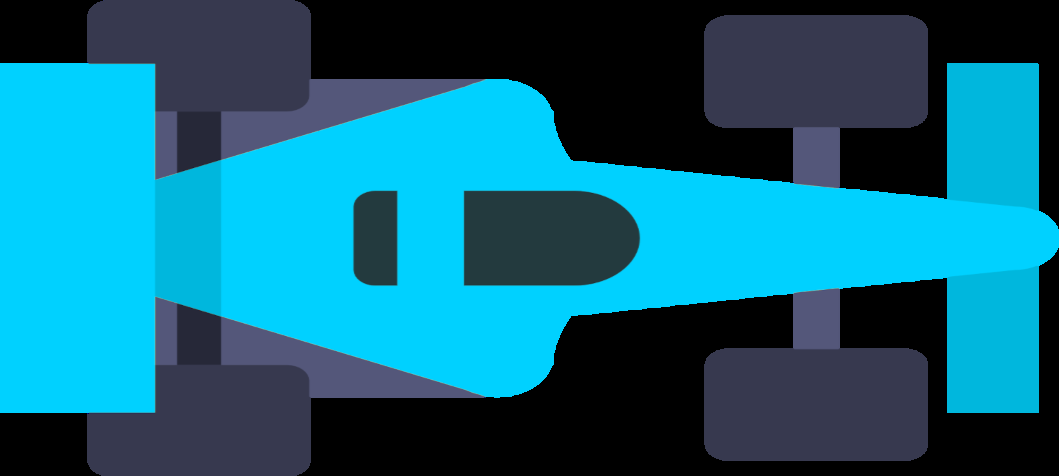
#> input picture major project/car.png, 1059 x 476 px
$ python -i 'canny_edge_lane detection.py'   (imports and definitions only)
#> lines starting #> are read from the running program, lines starting #| are printed output that depends on the picture; after the words box and inside, x2 and y2 are one past the last pixel; in counts of white or black regions, pixels touching at a corner belong together
import numpy as np
import cv2
from moviepy import editor

def region_selection(image):

    mask = np.zeros_like(image)
    if len(image.shape) > 2:
        channel_count = image.shape[2]
        ignore_mask_color = (255,) * channel_count
    else:

        ignore_mask_color = 255

    rows, cols = image.shape[:2]
    bottom_left = [cols * 0.1, rows * 0.95]
    top_left = [cols * 0.4, rows * 0.6]
    bottom_right = [cols * 0.9, rows * 0.95]
    top_right = [cols * 0.6, rows * 0.6]
    vertices = np.array([[bottom_left, top_left, top_right, bottom_right]], dtype=np.int32)

    cv2.fillPoly(mask, vertices, ignore_mask_color)
    masked_image = cv2.bitwise_and(image, mask)
    return masked_image


def hough_transform(image):
    rho = 1
    # Angle resolution of the accumulator in radians.
    theta = np.pi / 180
    # Only lines that are greater than threshold will be returned.
    threshold = 20
    # Line segments shorter than that are rejected.
    minLineLength = 20
    # Maximum allowed gap between points on the same line to link them
    maxLineGap = 500
    # function returns an array containing dimensions of straight lines
    # appearing in the input image
    return cv2.HoughLinesP(image, rho=rho, theta=theta, threshold=threshold,
                           minLineLength=minLineLength, maxLineGap=maxLineGap)


def average_slope_intercept(lines):

    left_lines = []  # (slope, intercept)
    left_weights = []  # (length,)
    right_lines = []  # (slope, intercept)
    right_weights = []  # (length,)

    for line in lines:
        for x1, y1, x2, y2 in line:
            if x1 == x2:
                continue
            # calculating slope of a line
            slope = (y2 - y1) / (x2 - x1)
            # calculating intercept of a line
            intercept = y1 - (slope * x1)
            # calculating length of a line
            length = np.sqrt(((y2 - y1) ** 2) + ((x2 - x1) ** 2))
            # slope of left lane is negative and for right lane slope is positive
            if slope < 0:
                left_lines.append((slope, intercept))
                left_weights.append((length))
            else:
                right_lines.append((slope, intercept))
                right_weights.append((length))
    #
    left_lane = np.dot(left_weights, left_lines) / np.sum(left_weights) if len(left_weights) > 0 else None
    right_lane = np.dot(right_weights, right_lines) / np.sum(right_weights) if len(right_weights) > 0 else None
    return left_lane, right_lane


def pixel_points(y1, y2, line):
    if line is None:
        return None
    slope, intercept = line
    x1 = int((y1 - intercept) / slope)
    x2 = int((y2 - intercept) / slope)
    y1 = int(y1)
    y2 = int(y2)
    return ((x1, y1), (x2, y2))


def lane_lines(image, lines):
    left_lane, right_lane = average_slope_intercept(lines)
    y1 = image.shape[0]
    y2 = y1 * 0.6
    left_line = pixel_points(y1, y2, left_lane)
    right_line = pixel_points(y1, y2, right_lane)
    return left_line, right_line


def draw_lane_lines(image, lines, color=[0, 0, 255], thickness=12):

    line_image = np.zeros_like(image)
    for line in lines:
        if line is not None:
            cv2.line(line_image, *line, color, thickness)
    return cv2.addWeighted(image, 1.0, line_image, 1.0, 0.0)


def frame_processor(image):

    # convert the RGB image to Gray scale
    grayscale = cv2.cvtColor(image, cv2.COLOR_BGR2GRAY)
    # applying gaussian Blur which removes noise from the image
    # and focuses on our region of interest
    # size of gaussian kernel
    kernel_size = 5
    # Applying gaussian blur to remove noise from the frames
    blur = cv2.GaussianBlur(grayscale, (kernel_size, kernel_size), 0)
    # first threshold for the hysteresis procedure
    low_t = 50
    # second threshold for the hysteresis procedure
    high_t = 150
    # applying canny edge detection and save edges in a variable
    edges = cv2.Canny(blur, low_t, high_t)
    # since we are getting too many edges from our image, we apply
    # a mask polygon to only focus on the road
    # Will explain Region selection in detail in further steps
    region = region_selection(edges)
    # Applying hough transform to get straight lines from our image
    # and find the lane lines
    # Will explain Hough Transform in detail in further steps
    hough = hough_transform(region)
    # lastly we draw the lines on our resulting frame and return it as output
    result = draw_lane_lines(image, lane_lines(image, hough), color=[0, 0, 255])  # Red color

    # Display the processed frame
    cv2.imshow('Processed Frame', result)
    cv2.waitKey(1)  # Add a small delay to display the frame

    return result


# driver function
def process_video(test_video, output_video):

    # read the video file using VideoFileClip without audio
    input_video = editor.VideoFileClip(test_video, audio=False)
    # apply the function "frame_processor" to each frame of the video
    # will give more detail about "frame_processor" in further steps
    # "processed" stores the output video
    processed = input_video.fl_image(frame_processor)
    # save the output video stream to an mp4 file
    processed.write_videofile(output_video, audio=False)


# calling driver function
# [1 line not run here, left out]

>>> import cv2
>>> picture = cv2.imread('car.png')
#> picture is the input picture: shape (476, 1059, 3); mean B, G, R 126, 101.7, 16.1
>>> result = frame_processor(picture)
#> in frame_processor, `grayscale = cv2.cvtColor(image, cv2.COLOR_BGR2GRAY)`:
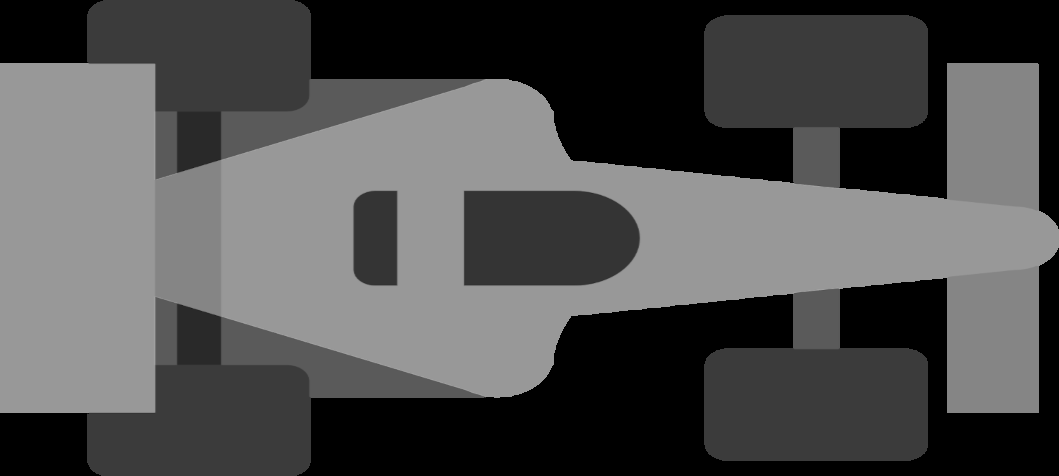
#> grayscale: shape (476, 1059); min 0, max 163, mean 79
#> in frame_processor, `edges = cv2.Canny(blur, low_t, high_t)`:
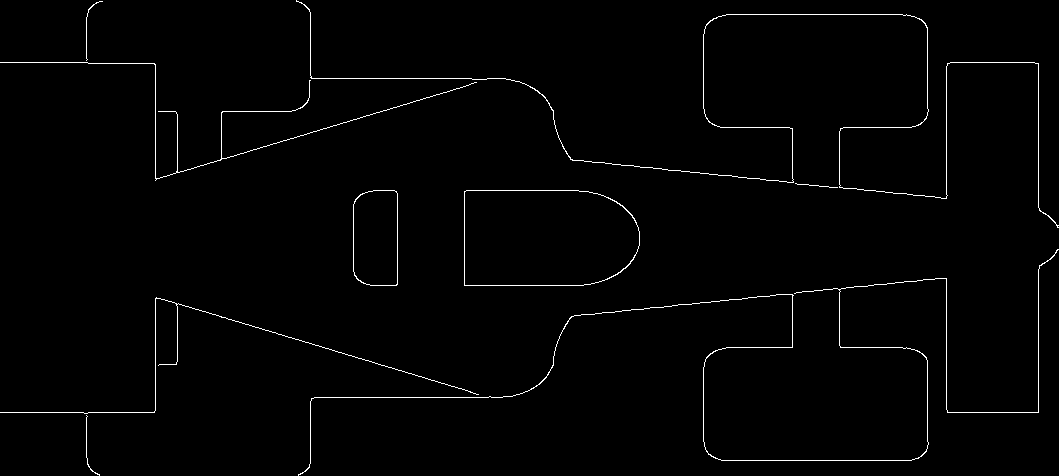
#> edges: shape (476, 1059); 1.2% white in thin lines or dots
#> in region_selection, `cv2.fillPoly(mask, vertices, ignore_mask_color)`:
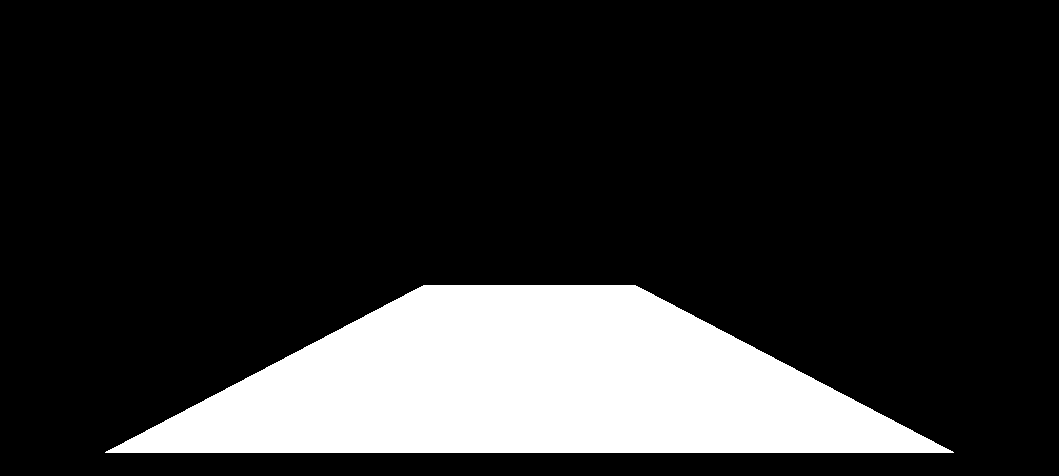
#> mask: shape (476, 1059); 17.7% white; 1 white region, box (x1, y1, x2, y2) and area: (105, 285, 954, 453) 89359
#> in region_selection, `masked_image = cv2.bitwise_and(image, mask)`:
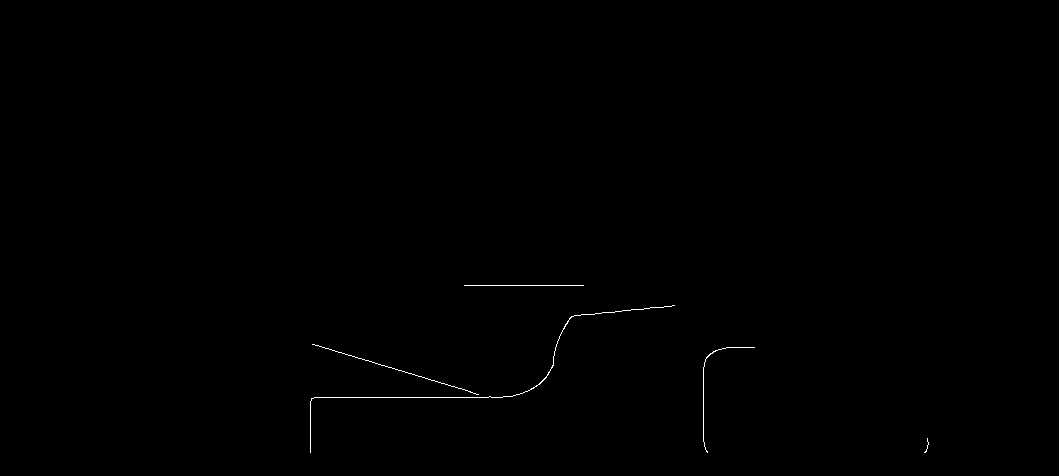
#> masked_image: shape (476, 1059); 0.18% white in thin lines or dots, all inside (x1, y1, x2, y2) = (310, 285, 929, 453)
#> in frame_processor, `hough = hough_transform(region)`: hough = [[464, 285, 583, 285], [314, 397, 703, 397], [312, 344, 478, 394], [571, 316, 674, 305], [703, 441, 703, 367], [310, 452, 310, 401], [529, 390, 569, 318], [556, 344, 754, 347], [548, 374, 560, 335], [527, 391, 652, 307]]
#> the loop in average_slope_intercept, `for line in lines:` made 10 passes
#> after the loop in average_slope_intercept, `for line in lines:`: left_lines = [(-0.107, 377), (-1.8, 1342.2), (-3.25, 2155), (-0.672, 745.1)]; left_weights = [103.6, 82.37, 40.8, 150.6]; right_lines = [(0, 285), (0, 397), (0.301, 250), (0.0152, 335.6)]; right_weights = [119, 389, 173.4, 198]
#> in average_slope_intercept, `left_lane = np.dot(left_weights, left_lines) / np.sum(left_weights) if..`: left_lane = [-1.04, 926.9]
#> in average_slope_intercept, `right_lane = np.dot(right_weights, right_lines) / np.sum(right_weights..`: right_lane = [0.0628, 339]
#> in lane_lines, `left_lane, right_lane = average_slope_intercept(lines)`: left_lane = [-1.04, 926.9]; right_lane = [0.0628, 339]
#> in pixel_points, `slope, intercept = line`: slope = -1.04; intercept = 926.9
#> in pixel_points, `x1 = int((y1 - intercept) / slope)`: x1 = 432
#> in pixel_points, `x2 = int((y2 - intercept) / slope)`: x2 = 615
#> in lane_lines, `left_line = pixel_points(y1, y2, left_lane)`: left_line = ((432, 476), (615, 285))
#> in lane_lines, `right_line = pixel_points(y1, y2, right_lane)`: right_line = ((2181, 476), (-851, 285))
#> in draw_lane_lines, `line_image = np.zeros_like(image)`: line_image: shape (476, 1059, 3); every value is 0
#> the loop in draw_lane_lines, `for line in lines:` made 2 passes
#> line on passes 1 to 2: ((432, 476), (615, 285)), ((2181, 476), (-851, 285))
#> after the loop in draw_lane_lines, `for line in lines:`:
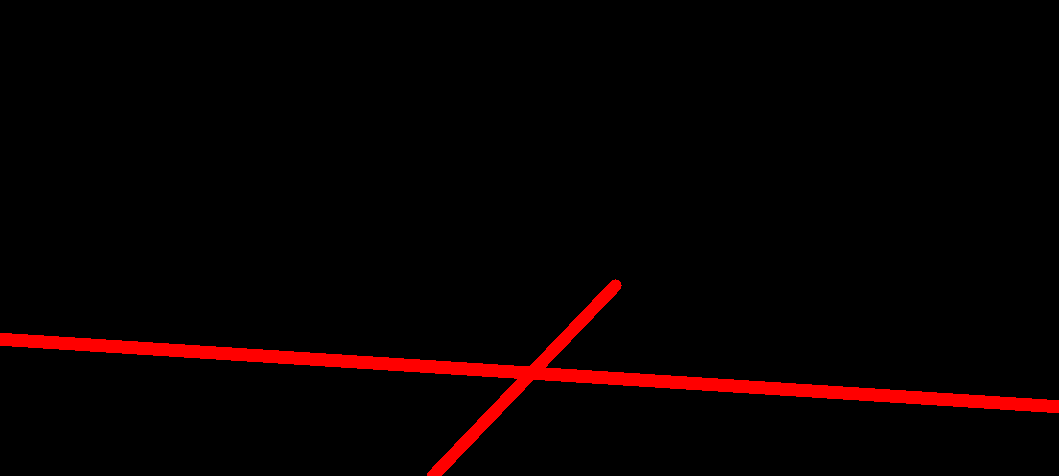
#> line_image: shape (476, 1059, 3); mean B, G, R 0, 0, 8.6
#> in draw_lane_lines, `return cv2.addWeighted(image, 1.0, line_image, 1.0, 0.0)`:
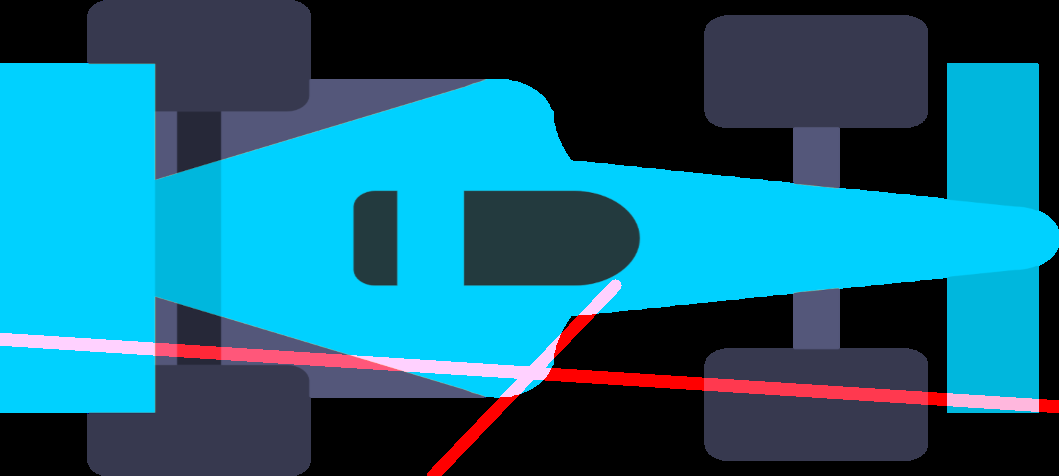
#> returned value: shape (476, 1059, 3); mean of channels 0, 1, 2 126, 101.7, 23.9; drawn as B, G, R
